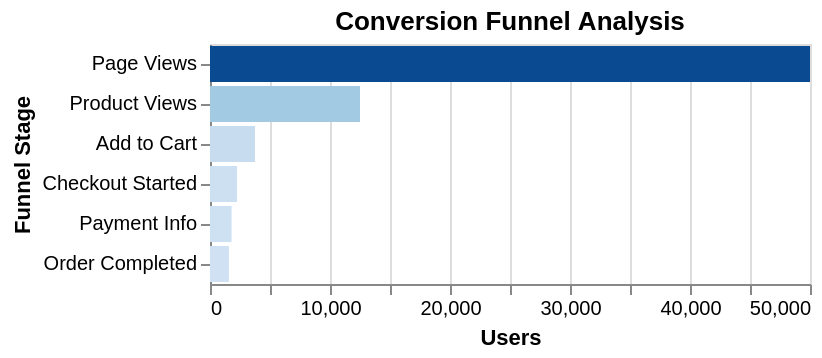

Describe this chart as a Vega-Lite specification.
### Vega-Lite specification from a JSON file in a GitHub repository (floating-point values rounded to 4 significant figures)
{"$schema": "https://vega.github.io/schema/vega-lite/v5.json", "description": "E-commerce conversion funnel", "data": {"values": [{"stage": "Page Views", "count": 50000}, {"stage": "Product Views", "count": 12500}, {"stage": "Add to Cart", "count": 3750}, {"stage": "Checkout Started", "count": 2250}, {"stage": "Payment Info", "count": 1800}, {"stage": "Order Completed", "count": 1575}]}, "mark": "bar", "encoding": {"y": {"field": "stage", "type": "nominal", "axis": {"title": "Funnel Stage"}, "sort": null}, "x": {"field": "count", "type": "quantitative", "axis": {"title": "Users", "format": ",.0f"}}, "color": {"field": "count", "type": "quantitative", "scale": {"scheme": "blues"}, "legend": null}}, "title": "Conversion Funnel Analysis"}
